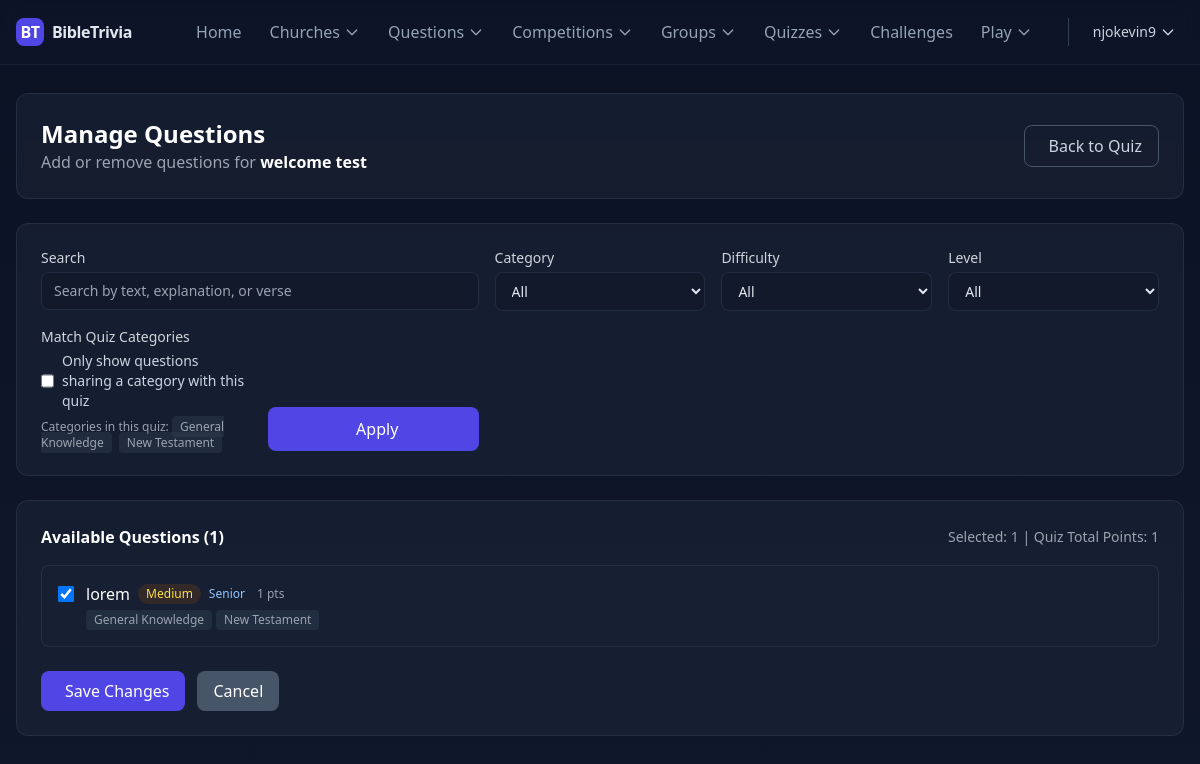
The page /quizzes/welcome-test/manage-questions/ (signed in) on the database as committed earlier.
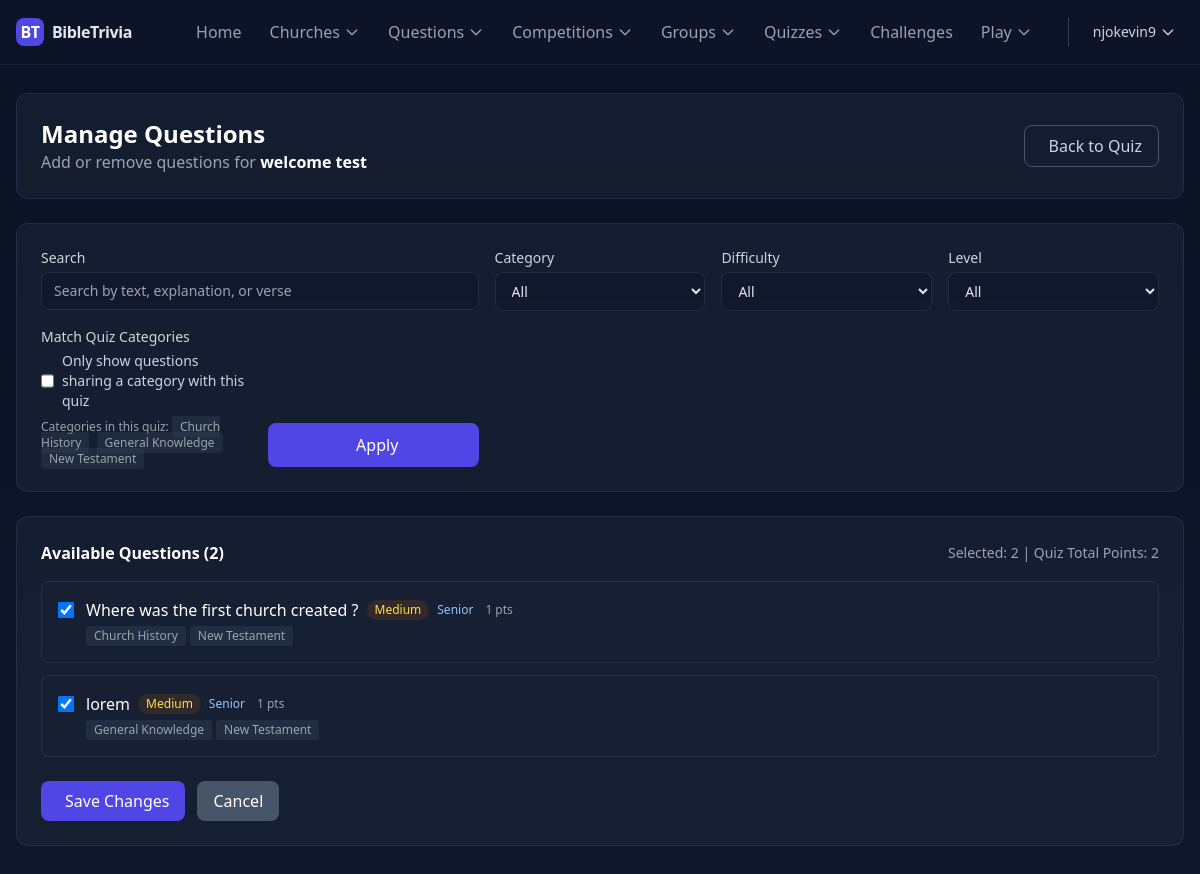
The same page on the database as committed later.
### home/models.py (models this page shows, shortened)
class TimeStampedModel(models.Model):
    created_at = models.DateTimeField(auto_now_add=True)
    updated_at = models.DateTimeField(auto_now=True)
    class Meta:
        abstract = True

class QuestionCategory(TimeStampedModel):
    category_choices = [
        ('Old Testament', 'Old Testament'),
        ('New Testament', 'New Testament'),
        ('Church History', 'Church History'),
        ('General Knowledge', 'General Knowledge'),
        ('Other', 'Other'),
    ]
    name = models.CharField(max_length=100, unique=True, choices=category_choices)
    slug = models.SlugField(max_length=120, unique=True, blank=True)
    description = models.TextField(blank=True)
    is_active = models.BooleanField(default=True)
    class Meta:
        verbose_name = "Question Category"
        verbose_name_plural = "Question Categories"
        ordering = ['name']
        indexes = [
            models.Index(fields=["slug"]),
            models.Index(fields=["is_active"]),
        ]

class TestQuiz(TimeStampedModel):
    DIFFICULTY_CHOICES = [
        ('Easy', 'Easy'),
        ('Medium', 'Medium'),
        ('Hard', 'Hard'),
    ]
    QUIZ_TYPE_CHOICES = [
        ('Practice', 'Practice'),
        ('Assessment', 'Assessment'),
        ('Competition', 'Competition'),
        ('Study', 'Study'),
    ]
    level_category = [
        ('Adults', 'Adults'),
        ('Youth', 'Youth'),
        ('Children', 'Children'),
        ('Senior', 'Senior'),
        ('Junior', 'Junior'),
        ('Teens', 'Teens'),
        ('All', 'All'),
    ]
    participation_category = [
        ('Individual', 'Individual'),
        ('Group', 'Group'),
        ('All', 'All'),
    ]
    participation = models.CharField(max_length=100, choices=participation_category, default='All')
    level = models.CharField(max_length=100, choices=level_category, default='All')
    name = models.CharField(max_length=200, unique=True)
    slug = models.SlugField(max_length=220, unique=True, blank=True)
    description = models.TextField(blank=True, help_text="Description of the quiz")
    difficulty = models.CharField(max_length=10, choices=DIFFICULTY_CHOICES, default='Medium')
    quiz_type = models.CharField(max_length=20, choices=QUIZ_TYPE_CHOICES, default='Practice')
    questions = models.ManyToManyField(
        Question,
        related_name='test_quizzes',
        blank=True,
        help_text="Questions included in this quiz"
    )
    activities = models.ManyToManyField(
        CompetitionActivity,
        related_name='quizzes',
        blank=True,
        help_text="Activities this quiz is associated with"
    )
    time_limit = models.PositiveIntegerField(
        null=True,
        blank=True,
        help_text="Time limit in minutes (null = no limit)"
    )
    max_attempts = models.PositiveIntegerField(
        default=1,
        help_text="Maximum number of attempts allowed"
    )
    passing_score = models.PositiveIntegerField(
        default=70,
        help_text="Minimum score percentage to pass"
    )
    total_points = models.PositiveIntegerField(
        default=0,
        help_text="Total possible points for this quiz"
    )
    is_active = models.BooleanField(default=True)
    is_public = models.BooleanField(default=True, help_text="Available to all users")
    requires_authentication = models.BooleanField(default=True)
    created_by = models.ForeignKey(
        settings.AUTH_USER_MODEL,
        on_delete=models.CASCADE,
        related_name='created_test_quizzes'
    )
    instructions = models.TextField(
        blank=True,
        help_text="Instructions for taking this quiz"
    )
    metadata = models.JSONField(
        blank=True,
        null=True,
        help_text="Additional quiz settings and data"
    )
    class Meta:
        ordering = ['-created_at']
        indexes = [
            models.Index(fields=["slug"]),
            models.Index(fields=["is_active"]),
            models.Index(fields=["quiz_type"]),
            models.Index(fields=["difficulty"]),
            models.Index(fields=["created_by"]),
        ]
        verbose_name = "Test Quiz"
        verbose_name_plural = "Test Quizzes"

class Question(TimeStampedModel):
    DIFFICULTY_CHOICES = [
        ('Easy', 'Easy'),
        ('Medium', 'Medium'),
        ('Hard', 'Hard'),
    ]
    QUESTION_TYPE_CHOICES = [
        ('single', 'Single Choice'),
        ('multiple', 'Multiple Select'),
        ('open', 'Open Ended'),
    ]
    level_category = [
        ('Adults', 'Adults'),
        ('Youth', 'Youth'),
        ('Children', 'Children'),
        ('Senior', 'Senior'),
        ('Junior', 'Junior'),
        ('Teens', 'Teens'),
        ('All', 'All'),
    ]
    level = models.CharField(max_length=100, choices=level_category, default='All')
    allowed_levels = models.JSONField(
        default=list,
        blank=True,
        help_text="Select one or more levels this question applies to"
    )
    uuid = models.UUIDField(default=uuid.uuid4, unique=True, editable=False)
    categories = models.ManyToManyField(
        QuestionCategory,
        related_name='questions',
        blank=True,
    )
    activities = models.ManyToManyField(
        'CompetitionActivity',
        related_name='questions',
        blank=True,
        help_text='Activities this question is associated with'
    )
    question_text = models.TextField()
    difficulty = models.CharField(max_length=10, choices=DIFFICULTY_CHOICES, default='Medium')
    question_type = models.CharField(max_length=20, choices=QUESTION_TYPE_CHOICES, default='single')
    explanation = models.TextField(
        blank=True,
        help_text="Optional explanation for the correct answer"
    )
    bible_reference = models.CharField(
        max_length=100,
        blank=True,
        help_text="Bible verse reference (e.g., John 3:16)"
    )
    points = models.PositiveIntegerField(
        default=1,
        help_text="Points awarded for correct answer"
    )
    penalty = models.PositiveIntegerField(
        default=1,
        help_text="If 0, allow positive proportional credit for multiple-select; otherwise full-or-nothing"
    )
    is_active = models.BooleanField(default=True)
    created_by = models.ForeignKey(
        settings.AUTH_USER_MODEL,
        on_delete=models.CASCADE,
        related_name='created_questions'
    )
    class Meta:
        ordering = ['-created_at']
        indexes = [
            models.Index(fields=["difficulty"]),
            models.Index(fields=["is_active"]),
            models.Index(fields=["created_by"]),
        ]
        verbose_name = "Question"
        verbose_name_plural = "Questions"

### home/views.py (the view, shortened to what this page needs)
# urls.py: path('quizzes/<slug:slug>/manage-questions/', QuizManageQuestionsView.as_view(), name='quiz_manage_questions'),
class QuizManageQuestionsView(LoginRequiredMixin, UpdateView):
    model = TestQuiz
    fields = ['questions']
    template_name = 'home/quiz_manage_questions.html'
    context_object_name = 'quiz'
    def dispatch(self, request, *args, **kwargs):
        if not request.user.is_authenticated or request.user.role != 'Admin':
            messages.error(request, 'Only administrators can manage quiz questions.')
            return redirect('quiz_detail', slug=kwargs.get('slug'))
        return super().dispatch(request, *args, **kwargs)
    def get_object(self, queryset=None):
        return get_object_or_404(TestQuiz, slug=self.kwargs.get('slug'))
    def get_form(self, form_class=None):
        form = super().get_form(form_class)
        queryset = Question.objects.filter(is_active=True).prefetch_related('categories').order_by('-created_at')
        q = self.request.GET.get('search', '')
        category = self.request.GET.get('category', '')
        difficulty = self.request.GET.get('difficulty', '')
        level = self.request.GET.get('level', '')
        match_quiz_categories = self.request.GET.get('match_quiz_categories') in ['1', 'true', 'on']
        if q:
            queryset = queryset.filter(
                Q(question_text__icontains=q) |
                Q(explanation__icontains=q) |
                Q(bible_reference__icontains=q)
            )
        if category:
            queryset = queryset.filter(categories__slug=category)
        if difficulty:
            queryset = queryset.filter(difficulty=difficulty)
        if level:
            queryset = queryset.filter(level=level)
        form.fields['questions'].queryset = queryset.distinct()
        return form
    def get_context_data(self, **kwargs):
        context = super().get_context_data(**kwargs)
        form = context.get('form')
        context['search_query'] = self.request.GET.get('search', '')
        context['category_filter'] = self.request.GET.get('category', '')
        context['difficulty_filter'] = self.request.GET.get('difficulty', '')
        context['level_filter'] = self.request.GET.get('level', '')
        context['categories'] = QuestionCategory.objects.filter(is_active=True)
        context['difficulties'] = Question.DIFFICULTY_CHOICES
        context['levels'] = Question.level_category
        context['available_questions'] = form.fields['questions'].queryset if form else Question.objects.none()
        context['selected_ids'] = set(self.object.questions.values_list('id', flat=True))
        context['total_available'] = context['available_questions'].count()
        context['match_quiz_categories'] = self.request.GET.get('match_quiz_categories') in ['1', 'true', 'on']
        quiz_category_qs = QuestionCategory.objects.filter(
            id__in=self.object.questions.values_list('categories__id', flat=True)
        ).distinct()
        context['quiz_categories'] = quiz_category_qs
        return context

### home/templatetags/user_extras.py (called while the page is built)
@register.filter
def display_name(user):
    try:
        profile = getattr(user, 'profile', None)
        if profile:
            parts = [p for p in [profile.first_name, profile.last_name] if p]
            if parts:
                return " ".join(parts)
            if profile.surname:
                return profile.surname
    except Exception:
        pass
    email = getattr(user, 'email', '') or ''
    if '@' in email:
        return email.split('@', 1)[0]
    return email or 'User'

### home/templates/home/quiz_manage_questions.html (shortened to what the changed rows need)
{% extends 'base.html' %}
{% block content %}
<div class="space-y-6">
    <div class="bg-slate-800/50 backdrop-blur-sm rounded-xl p-6 border border-slate-700/50">
        <div class="flex items-center justify-between">
            <div>
                <h1 class="text-2xl font-bold text-white">Manage Questions</h1>
                <p class="text-gray-400">Add or remove questions for <span class="font-semibold text-white">{{ quiz.name }}</span></p>
            </div>
        </div>
    </div>
    <div class="bg-slate-800/50 backdrop-blur-sm rounded-xl p-6 border border-slate-700/50">
        <form method="get" class="grid grid-cols-1 md:grid-cols-5 gap-4">
            <div>
                <div class="mt-2 text-xs text-gray-400">
                    {% if quiz_categories %}
                        Categories in this quiz:
                        {% for qc in quiz_categories %}
                            <span class="px-2 py-0.5 rounded bg-slate-700/40 mr-1">{{ qc.name }}</span>
                        {% endfor %}
                    {% else %}
                        This quiz currently has no categories from its selected questions.
                    {% endif %}
                </div>
            </div>
        </form>
    </div>
    <div class="bg-slate-800/50 backdrop-blur-sm rounded-xl p-6 border border-slate-700/50">
        <form method="post">
            <div class="flex items-center justify-between mb-4">
                <h2 class="text-white font-semibold">Available Questions ({{ total_available }})</h2>
                <div class="text-sm text-gray-400">
                    Selected: {{ selected_ids|length }} | Quiz Total Points: {{ quiz.total_points }}
                </div>
            </div>
            {% if available_questions %}
            <ul class="space-y-3">
                {% for q in available_questions %}
                <li class="bg-slate-800/30 rounded-lg p-4 border border-slate-700/50">
                    <label class="flex items-start space-x-3">
                        <input type="checkbox" name="questions" value="{{ q.id }}"
                               class="mt-1 h-4 w-4 rounded border-slate-600 bg-slate-900/60 text-indigo-600"
                               {% if q.id in selected_ids %}checked{% endif %}>
                        <div class="flex-1 min-w-0">
                            <div class="flex flex-wrap items-center gap-2 mb-1">
                                <span class="text-white font-medium">{{ q.question_text|truncatechars:100 }}</span>
                                <span class="text-xs px-2 py-0.5 rounded-full
                                    {% if q.difficulty == 'Easy' %}bg-green-900/30 text-green-300
                                    {% elif q.difficulty == 'Medium' %}bg-yellow-900/30 text-yellow-300
                                    {% else %}bg-red-900/30 text-red-300{% endif %}">
                                    {{ q.difficulty }}
                                </span>
                                <span class="text-xs text-blue-300">{{ q.level }}</span>
                                <span class="text-xs text-gray-400">{{ q.points }} pts</span>
                            </div>
                            <div class="text-xs text-gray-400 flex flex-wrap gap-1">
                                {% for cat in q.categories.all %}
                                <span class="px-2 py-0.5 rounded bg-slate-700/40">{{ cat.name }}</span>
                                {% empty %}
                                <span class="italic">No category</span>
                                {% endfor %}
                            </div>
                        </div>
                    </label>
                </li>
                {% endfor %}
            </ul>
            {% else %}
            <div class="text-center py-12 text-gray-400">No questions match the current filters.</div>
            {% endif %}
        </form>
    </div>
</div>
{% endblock %}

Rows that differ between the two databases and show on the page:
changed TestQuiz "welcome test": total_points "1" → "2"
now on this page (row unchanged): QuestionCategory: name "Church History"
added Question: questions "☑", question_text "Where was the first church created ?", difficulty "Medium", level "Senior", points "1", QuestionCategory (name "New Testament")
Other text that changed with them:
{{ total_available }}: "1" → "2"
{{ selected_ids|length }}: "1" → "2"
